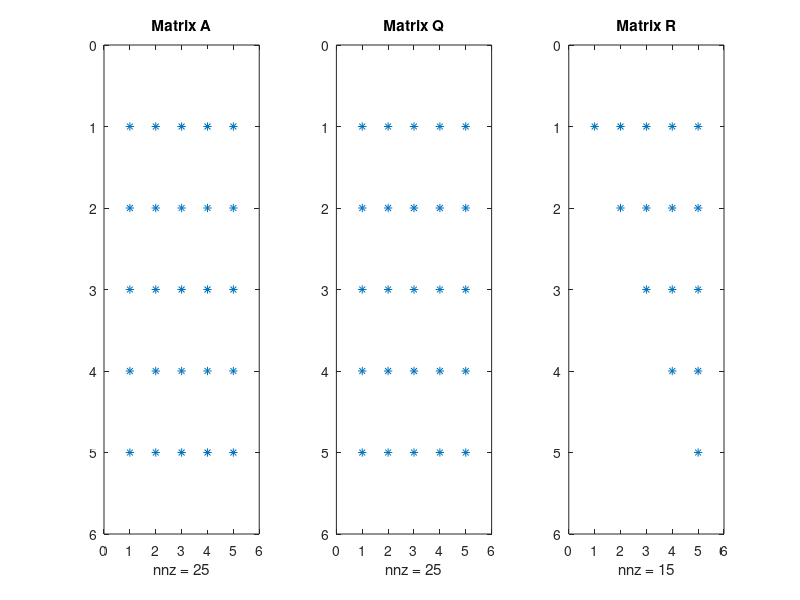

The MATLAB source for this figure:
A = [0.7577 0.7060 0.8235 0.4378 2.7260;
0.7431 0.0318 0.6948 0.3816 1.8514;
0.3922 0.2769 0.3171 0.7655 1.7518;
0.6555 0.0462 0.9502 0.7952 2.4471;
0.1712 0.0971 0.0344 0.1869 0.4896];
b = ones(size(A, 1), 1);
[Q, R] = qr(A);
subplot(1,3,1)
spy(A)
title('Matrix A')

subplot(1,3,2)
spy(Q)
title('Matrix Q')

subplot(1,3,3)
spy(R)
title('Matrix R')

%part b
A_temp = A;
Asave = A_temp;
for i = 1 : 50
    [Q1,R1] = qr(A_temp);
    A_temp = R1 * Q1;
end
A_temp
eig(Asave);


%part c
x = A \ b;
disp(x);
% part d
% compute the normal equations
ATA = A' * A;
ATb = A' * b;

% solve the normal equations
dResult = ATA \ ATb;

disp(dResult);
% part e : Solve Ax=b using QR decomposition

[Q, R] = qr(A);
y = Q' * b;
x = R \ y;
disp(x);

% f
A = [0.7577 0.7060 0.8235 0.4378 2.7260;     0.7431 0.0318 0.6948 0.3816 1.8514;     0.3922 0.2769 0.3171 0.7655 1.7518;     0.6555 0.0462 0.9502 0.7952 2.4471;     0.1712 0.0971 0.0344 0.1869 0.4896];
b = ones(size(A, 1), 1);

% solve the system using mldivide
x_mldivide = A \ b;
r_mldivide = b - A * x_mldivide;
residual_mldivide = norm(r_mldivide);

% solve the system using normal equations
ATA = A' * A;
ATb = A' * b;
x_normal = ATA \ ATb;
r_normal = b - A * x_normal;
residual_normal = norm(r_normal);

% solve the system using QR decomposition
[Q, R] = qr(A);
y = Q' * b;
x_qr = R \ y;
r_qr = b - A * x_qr;
residual_qr = norm(r_qr);

% display the residuals
disp(['Residual using multicide: ' num2str(residual_mldivide)]);
disp(['Residual using normal equations: ' num2str(residual_normal)]);
disp(['Residual using QR decomposition: ' num2str(residual_qr)]);


